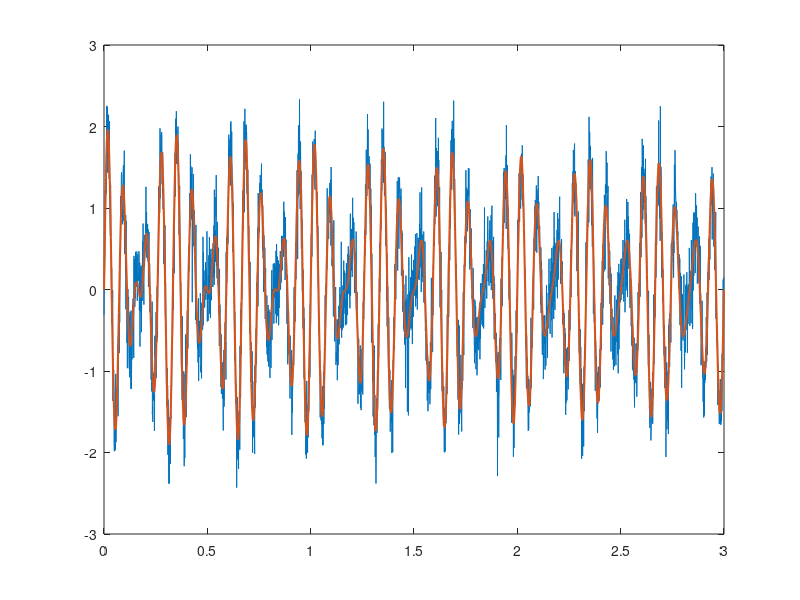
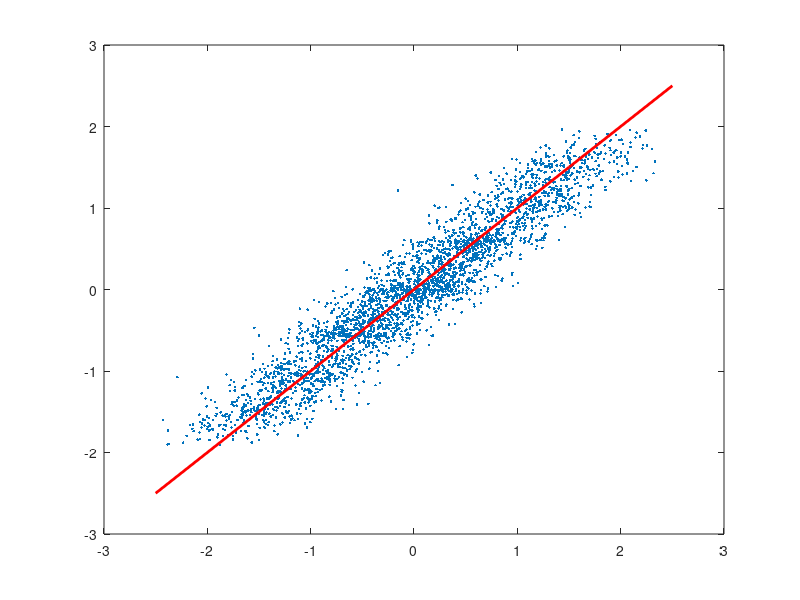

The MATLAB source for these figures, in order:
%Define Example problem
f1 = 15*2*pi;
f2 = 12*2*pi;
alpha1 =-0.2;
t = 0:0.001:3;
sigma = 0.3;
y=exp(alpha1*t).*sin(f1*t)+sin(f2*t)+sigma*randn(size(t));
ori = y;
figure(),plot(t,y);
hold on

A =@(params) sum((y - (params(1)*exp(alpha1*t).*sin(params(3)*t) + params(2)*sin(params(4)*t))).^2);

% Initial guess for the parameters [A1, A2, f1, f2]
init_guess = [rand(1), rand(1), (90+rand(1)), (75+rand(1))];

% Find the parameters that minimize the error function
options = optimset('Display','iter');
opt_params = fminsearch(A, init_guess,options);

% Display the estimated parameters
fprintf('Estimated parameters: A1 = %.2f, A2 = %.2f\n', opt_params);
params = opt_params;
y = (params(1)*exp(alpha1*t).*sin(params(3)*t) + params(2)*sin(params(4)*t));
estimate = y;

plot(t,y,'LineWidth',1.5,'LineStyle','-');
ori_params = [1 1 f1 f2];
hold off


%plot diagnostic plot of curve
figure(); plot(ori,estimate,'.');
hold on
plot(-2.5:2.5,-2.5:2.5,'LineWidth',2,'Color','r')
















